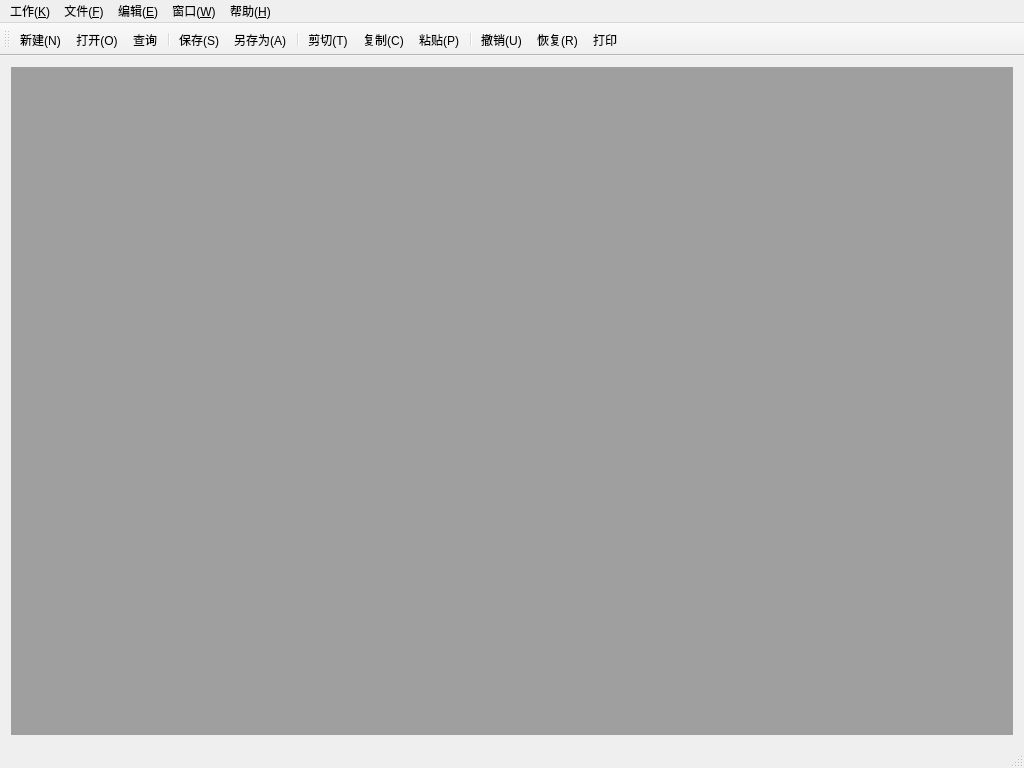
<?xml version="1.0" encoding="UTF-8"?>
<ui version="4.0">
 <class>MainWindow</class>
 <widget class="QMainWindow" name="MainWindow">
  <property name="geometry">
   <rect>
    <x>0</x>
    <y>0</y>
    <width>1024</width>
    <height>768</height>
   </rect>
  </property>
  <property name="windowTitle">
   <string>星达ERP</string>
  </property>
  <property name="windowIcon">
   <iconset resource="../myImage.qrc">
    <normaloff>:/myImage/images/Logo.jpg</normaloff>:/myImage/images/Logo.jpg</iconset>
  </property>
  <widget class="QWidget" name="centralWidget">
   <layout class="QGridLayout" name="gridLayout">
    <item row="0" column="0">
     <widget class="QMdiArea" name="mdiArea"/>
    </item>
   </layout>
  </widget>
  <widget class="QMenuBar" name="menuBar">
   <property name="geometry">
    <rect>
     <x>0</x>
     <y>0</y>
     <width>1024</width>
     <height>26</height>
    </rect>
   </property>
   <widget class="QMenu" name="menuF">
    <property name="title">
     <string>文件(&amp;F)</string>
    </property>
    <addaction name="actionNew"/>
    <addaction name="actionOpen"/>
    <addaction name="action_query"/>
    <addaction name="separator"/>
    <addaction name="actionSave"/>
    <addaction name="actionSaveAs"/>
    <addaction name="separator"/>
    <addaction name="actionExit"/>
    <addaction name="actionprint"/>
   </widget>
   <widget class="QMenu" name="menuE">
    <property name="title">
     <string>编辑(&amp;E)</string>
    </property>
    <addaction name="actionUndo"/>
    <addaction name="actionRedo"/>
    <addaction name="separator"/>
    <addaction name="actionCut"/>
    <addaction name="actionCopy"/>
    <addaction name="actionPaste"/>
   </widget>
   <widget class="QMenu" name="menuW">
    <property name="title">
     <string>窗口(&amp;W)</string>
    </property>
    <addaction name="actionClose"/>
    <addaction name="actionCloseAll"/>
    <addaction name="separator"/>
    <addaction name="actionTile"/>
    <addaction name="actionCascade"/>
    <addaction name="separator"/>
    <addaction name="actionNext"/>
    <addaction name="actionPrevious"/>
   </widget>
   <widget class="QMenu" name="menuH">
    <property name="title">
     <string>帮助(&amp;H)</string>
    </property>
    <addaction name="actionAbout"/>
   </widget>
   <widget class="QMenu" name="menuK">
    <property name="title">
     <string>工作(&amp;K)</string>
    </property>
    <widget class="QMenu" name="menu_SD">
     <property name="title">
      <string>销售</string>
     </property>
     <property name="icon">
      <iconset resource="../myImage.qrc">
       <normaloff>:/myImage/images/quote.ico</normaloff>:/myImage/images/quote.ico</iconset>
     </property>
     <widget class="QMenu" name="menu_2">
      <property name="title">
       <string>运输发货</string>
      </property>
      <property name="icon">
       <iconset resource="../myImage.qrc">
        <normaloff>:/myImage/images/logistics_32px.ico</normaloff>:/myImage/images/logistics_32px.ico</iconset>
      </property>
      <widget class="QMenu" name="menu_9">
       <property name="title">
        <string>发货清单</string>
       </property>
       <addaction name="actionDL"/>
       <addaction name="actionDR"/>
      </widget>
      <addaction name="menu_9"/>
      <addaction name="actionPK"/>
      <addaction name="actionTS"/>
      <addaction name="separator"/>
      <addaction name="actionWR"/>
     </widget>
     <addaction name="actionQuote"/>
     <addaction name="actionCheck"/>
     <addaction name="actionAdjust"/>
     <addaction name="separator"/>
     <addaction name="actionOrder"/>
     <addaction name="actionfp"/>
     <addaction name="menu_2"/>
    </widget>
    <widget class="QMenu" name="menu_QM">
     <property name="title">
      <string>质保</string>
     </property>
     <property name="icon">
      <iconset resource="../myImage.qrc">
       <normaloff>:/myImage/images/microscope.png</normaloff>:/myImage/images/microscope.png</iconset>
     </property>
     <widget class="QMenu" name="menu_6">
      <property name="title">
       <string>力学性能</string>
      </property>
      <addaction name="menu_UT"/>
      <addaction name="menu_PT"/>
      <addaction name="menu_MT"/>
      <addaction name="actionchongji"/>
      <addaction name="actionlasheng"/>
      <addaction name="actionyindu"/>
     </widget>
     <addaction name="actionPMI"/>
     <addaction name="menu_6"/>
     <addaction name="actionInspection"/>
    </widget>
    <widget class="QMenu" name="menu_WM">
     <property name="title">
      <string>仓库</string>
     </property>
     <property name="icon">
      <iconset resource="../myImage.qrc">
       <normaloff>:/myImage/images/warehouse.png</normaloff>:/myImage/images/warehouse.png</iconset>
     </property>
     <addaction name="actiongangcai_2"/>
     <addaction name="actionwujin_2"/>
     <addaction name="actionshebei"/>
    </widget>
    <widget class="QMenu" name="menu_PP">
     <property name="title">
      <string>生产</string>
     </property>
     <property name="icon">
      <iconset resource="../myImage.qrc">
       <normaloff>:/myImage/images/machine.png</normaloff>:/myImage/images/machine.png</iconset>
     </property>
     <widget class="QMenu" name="menu_3">
      <property name="title">
       <string>锻造</string>
      </property>
      <addaction name="action1T"/>
      <addaction name="action2T"/>
      <addaction name="actionyaji"/>
      <addaction name="actionwaixie"/>
      <addaction name="actionFgInput"/>
     </widget>
     <widget class="QMenu" name="menu_4">
      <property name="title">
       <string>机加工</string>
      </property>
      <property name="icon">
       <iconset resource="../myImage.qrc">
        <normaloff>:/myImage/images/robot_32px.png</normaloff>:/myImage/images/robot_32px.png</iconset>
      </property>
      <addaction name="actionjingong"/>
      <addaction name="actionjijiaweixie"/>
      <addaction name="actionMchInput"/>
     </widget>
     <addaction name="actionPlan"/>
     <addaction name="actionprepare"/>
     <addaction name="menu_3"/>
     <addaction name="actionHT"/>
     <addaction name="menu_4"/>
     <addaction name="separator"/>
     <addaction name="separator"/>
     <addaction name="actionScrap"/>
    </widget>
    <widget class="QMenu" name="menu_8">
     <property name="title">
      <string>技术</string>
     </property>
     <property name="icon">
      <iconset resource="../myImage.qrc">
       <normaloff>:/myImage/images/Drawing.png</normaloff>:/myImage/images/Drawing.png</iconset>
     </property>
     <addaction name="actiongongyi"/>
     <addaction name="actionjiagongtuzhi"/>
     <addaction name="actionbiaozhunguifan"/>
    </widget>
    <widget class="QMenu" name="menu_MM">
     <property name="title">
      <string>采购</string>
     </property>
     <property name="icon">
      <iconset resource="../myImage.qrc">
       <normaloff>:/myImage/images/buy.ico</normaloff>:/myImage/images/buy.ico</iconset>
     </property>
     <addaction name="actiongangcai"/>
     <addaction name="actionwujin"/>
     <addaction name="actiongys"/>
    </widget>
    <widget class="QMenu" name="menu_11">
     <property name="title">
      <string>查询报表</string>
     </property>
     <addaction name="actionorder"/>
     <addaction name="actionwaixie_2"/>
     <addaction name="actionsc"/>
     <addaction name="actionjindu"/>
    </widget>
    <widget class="QMenu" name="menu">
     <property name="title">
      <string>财务</string>
     </property>
     <property name="icon">
      <iconset resource="../myImage.qrc">
       <normaloff>:/myImage/images/finance.png</normaloff>:/myImage/images/finance.png</iconset>
     </property>
     <addaction name="actionYS"/>
    </widget>
    <addaction name="actionHomepage"/>
    <addaction name="separator"/>
    <addaction name="menu_SD"/>
    <addaction name="menu_PP"/>
    <addaction name="menu_QM"/>
    <addaction name="menu_MM"/>
    <addaction name="menu_WM"/>
    <addaction name="menu"/>
    <addaction name="menu_8"/>
    <addaction name="menu_11"/>
    <addaction name="actionziyuan"/>
   </widget>
   <addaction name="menuK"/>
   <addaction name="menuF"/>
   <addaction name="menuE"/>
   <addaction name="menuW"/>
   <addaction name="menuH"/>
  </widget>
  <widget class="QToolBar" name="toolBar">
   <attribute name="toolBarArea">
    <enum>TopToolBarArea</enum>
   </attribute>
   <attribute name="toolBarBreak">
    <bool>false</bool>
   </attribute>
   <addaction name="actionNew"/>
   <addaction name="actionOpen"/>
   <addaction name="action_query"/>
   <addaction name="separator"/>
   <addaction name="actionSave"/>
   <addaction name="actionSaveAs"/>
   <addaction name="separator"/>
   <addaction name="actionCut"/>
   <addaction name="actionCopy"/>
   <addaction name="actionPaste"/>
   <addaction name="separator"/>
   <addaction name="actionUndo"/>
   <addaction name="actionRedo"/>
   <addaction name="actionprint"/>
  </widget>
  <widget class="QStatusBar" name="statusBar"/>
  <action name="actionNew">
   <property name="icon">
    <iconset resource="../myImage.qrc">
     <normaloff>:/myImage/images/new.png</normaloff>:/myImage/images/new.png</iconset>
   </property>
   <property name="text">
    <string>新建(&amp;N)</string>
   </property>
   <property name="toolTip">
    <string>新建</string>
   </property>
   <property name="shortcut">
    <string>Ctrl+N</string>
   </property>
  </action>
  <action name="actionOpen">
   <property name="icon">
    <iconset resource="../myImage.qrc">
     <normaloff>:/myImage/images/open.ico</normaloff>:/myImage/images/open.ico</iconset>
   </property>
   <property name="text">
    <string>打开(&amp;O)...</string>
   </property>
   <property name="toolTip">
    <string>打开</string>
   </property>
   <property name="shortcut">
    <string>Ctrl+O</string>
   </property>
  </action>
  <action name="actionSave">
   <property name="icon">
    <iconset resource="../myImage.qrc">
     <normaloff>:/myImage/images/save.ico</normaloff>:/myImage/images/save.ico</iconset>
   </property>
   <property name="text">
    <string>保存(&amp;S)</string>
   </property>
   <property name="toolTip">
    <string>保存</string>
   </property>
   <property name="shortcut">
    <string>Ctrl+S</string>
   </property>
  </action>
  <action name="actionSaveAs">
   <property name="icon">
    <iconset resource="../myImage.qrc">
     <normaloff>:/myImage/images/saveAs.png</normaloff>:/myImage/images/saveAs.png</iconset>
   </property>
   <property name="text">
    <string>另存为(&amp;A)...</string>
   </property>
   <property name="toolTip">
    <string>另存为</string>
   </property>
  </action>
  <action name="actionExit">
   <property name="icon">
    <iconset resource="../myImage.qrc">
     <normaloff>:/myImage/images/exit.png</normaloff>:/myImage/images/exit.png</iconset>
   </property>
   <property name="text">
    <string>退出(&amp;X)</string>
   </property>
   <property name="toolTip">
    <string>退出</string>
   </property>
  </action>
  <action name="actionUndo">
   <property name="icon">
    <iconset resource="../myImage.qrc">
     <normaloff>:/myImage/images/undo.png</normaloff>:/myImage/images/undo.png</iconset>
   </property>
   <property name="text">
    <string>撤销(&amp;U)</string>
   </property>
   <property name="toolTip">
    <string>撤销</string>
   </property>
   <property name="shortcut">
    <string>Ctrl+Z</string>
   </property>
  </action>
  <action name="actionRedo">
   <property name="icon">
    <iconset resource="../myImage.qrc">
     <normaloff>:/myImage/images/redo.png</normaloff>:/myImage/images/redo.png</iconset>
   </property>
   <property name="text">
    <string>恢复(&amp;R)</string>
   </property>
   <property name="toolTip">
    <string>恢复</string>
   </property>
   <property name="shortcut">
    <string>Ctrl+Y</string>
   </property>
  </action>
  <action name="actionCut">
   <property name="icon">
    <iconset resource="../myImage.qrc">
     <normaloff>:/myImage/images/cut.png</normaloff>:/myImage/images/cut.png</iconset>
   </property>
   <property name="text">
    <string>剪切(&amp;T)</string>
   </property>
   <property name="toolTip">
    <string>剪切</string>
   </property>
   <property name="shortcut">
    <string>Ctrl+X</string>
   </property>
  </action>
  <action name="actionCopy">
   <property name="icon">
    <iconset resource="../myImage.qrc">
     <normaloff>:/myImage/images/copy.png</normaloff>:/myImage/images/copy.png</iconset>
   </property>
   <property name="text">
    <string>复制(&amp;C)</string>
   </property>
   <property name="toolTip">
    <string>复制</string>
   </property>
   <property name="shortcut">
    <string>Ctrl+C</string>
   </property>
  </action>
  <action name="actionPaste">
   <property name="icon">
    <iconset resource="../myImage.qrc">
     <normaloff>:/myImage/images/paste.png</normaloff>:/myImage/images/paste.png</iconset>
   </property>
   <property name="text">
    <string>粘贴(&amp;P)</string>
   </property>
   <property name="toolTip">
    <string>粘贴</string>
   </property>
   <property name="shortcut">
    <string>Ctrl+V</string>
   </property>
  </action>
  <action name="actionClose">
   <property name="text">
    <string>关闭(&amp;O)</string>
   </property>
   <property name="toolTip">
    <string>关闭</string>
   </property>
  </action>
  <action name="actionCloseAll">
   <property name="text">
    <string>关闭所有窗口(&amp;A)</string>
   </property>
   <property name="toolTip">
    <string>关闭所有窗口</string>
   </property>
  </action>
  <action name="actionTile">
   <property name="text">
    <string>平铺(&amp;T)</string>
   </property>
   <property name="toolTip">
    <string>平铺</string>
   </property>
  </action>
  <action name="actionCascade">
   <property name="text">
    <string>层叠(&amp;C)</string>
   </property>
   <property name="toolTip">
    <string>层叠</string>
   </property>
  </action>
  <action name="actionNext">
   <property name="icon">
    <iconset resource="../myImage.qrc">
     <normaloff>:/myImage/images/next.png</normaloff>:/myImage/images/next.png</iconset>
   </property>
   <property name="text">
    <string>下一个(&amp;X)</string>
   </property>
   <property name="toolTip">
    <string>下一个</string>
   </property>
   <property name="shortcut">
    <string>Ctrl+Tab</string>
   </property>
  </action>
  <action name="actionPrevious">
   <property name="icon">
    <iconset resource="../myImage.qrc">
     <normaloff>:/myImage/images/previous.png</normaloff>:/myImage/images/previous.png</iconset>
   </property>
   <property name="text">
    <string>前一个(&amp;V)</string>
   </property>
   <property name="toolTip">
    <string>前一个</string>
   </property>
   <property name="shortcut">
    <string>Ctrl+Shift+Backtab</string>
   </property>
  </action>
  <action name="actionAbout">
   <property name="icon">
    <iconset resource="../myImage.qrc">
     <normaloff>:/myImage/images/about.png</normaloff>:/myImage/images/about.png</iconset>
   </property>
   <property name="text">
    <string>关于ERP(&amp;A)</string>
   </property>
   <property name="toolTip">
    <string>关于</string>
   </property>
  </action>
  <action name="actionAboutQt">
   <property name="text">
    <string>关于星达ERP(&amp;Q)</string>
   </property>
   <property name="toolTip">
    <string>关于ERP</string>
   </property>
  </action>
  <action name="actionHomepage">
   <property name="icon">
    <iconset resource="../myImage.qrc">
     <normaloff>:/myImage/images/Logo_2.jpg</normaloff>:/myImage/images/Logo_2.jpg</iconset>
   </property>
   <property name="text">
    <string>首页</string>
   </property>
  </action>
  <action name="actionQuote">
   <property name="icon">
    <iconset resource="../myImage.qrc">
     <normaloff>:/myImage/images/Sales.png</normaloff>:/myImage/images/Sales.png</iconset>
   </property>
   <property name="text">
    <string>报价</string>
   </property>
  </action>
  <action name="actionCheck">
   <property name="icon">
    <iconset resource="../myImage.qrc">
     <normaloff>:/myImage/images/check.png</normaloff>:/myImage/images/check.png</iconset>
   </property>
   <property name="text">
    <string>审核</string>
   </property>
  </action>
  <action name="actionOrder">
   <property name="icon">
    <iconset resource="../myImage.qrc">
     <normaloff>:/myImage/images/order.ico</normaloff>:/myImage/images/order.ico</iconset>
   </property>
   <property name="text">
    <string>订单</string>
   </property>
  </action>
  <action name="actionprint">
   <property name="icon">
    <iconset resource="../myImage.qrc">
     <normaloff>:/myImage/images/print.png</normaloff>:/myImage/images/print.png</iconset>
   </property>
   <property name="text">
    <string>打印</string>
   </property>
  </action>
  <action name="action_query">
   <property name="icon">
    <iconset resource="../myImage.qrc">
     <normaloff>:/myImage/images/file_manager.png</normaloff>:/myImage/images/file_manager.png</iconset>
   </property>
   <property name="text">
    <string>查询</string>
   </property>
  </action>
  <action name="actionAdjust">
   <property name="icon">
    <iconset resource="../myImage.qrc">
     <normaloff>:/myImage/images/adjust.png</normaloff>:/myImage/images/adjust.png</iconset>
   </property>
   <property name="text">
    <string>调价</string>
   </property>
  </action>
  <action name="actionPlan">
   <property name="text">
    <string>计划排产</string>
   </property>
  </action>
  <action name="actionprepare">
   <property name="text">
    <string>备料</string>
   </property>
  </action>
  <action name="actionHT">
   <property name="icon">
    <iconset resource="../myImage.qrc">
     <normaloff>:/myImage/images/hot_32px.png</normaloff>:/myImage/images/hot_32px.png</iconset>
   </property>
   <property name="text">
    <string>热处理</string>
   </property>
  </action>
  <action name="action1T">
   <property name="text">
    <string>1T</string>
   </property>
  </action>
  <action name="action2T">
   <property name="text">
    <string>2T</string>
   </property>
  </action>
  <action name="actionyaji">
   <property name="text">
    <string>压机</string>
   </property>
  </action>
  <action name="actionwaixie">
   <property name="text">
    <string>锻造外协</string>
   </property>
  </action>
  <action name="actionjingong">
   <property name="text">
    <string>金工车间</string>
   </property>
  </action>
  <action name="actionjijiaweixie">
   <property name="text">
    <string>机加外协</string>
   </property>
  </action>
  <action name="menu_UT">
   <property name="text">
    <string>UT</string>
   </property>
  </action>
  <action name="menu_PT">
   <property name="text">
    <string>PT</string>
   </property>
  </action>
  <action name="menu_MT">
   <property name="text">
    <string>MT</string>
   </property>
  </action>
  <action name="actionchongji">
   <property name="text">
    <string>冲击</string>
   </property>
  </action>
  <action name="actionlasheng">
   <property name="text">
    <string>拉伸</string>
   </property>
  </action>
  <action name="actionyindu">
   <property name="text">
    <string>硬度</string>
   </property>
  </action>
  <action name="actionInspection">
   <property name="text">
    <string>出厂检验</string>
   </property>
  </action>
  <action name="actionPMI">
   <property name="text">
    <string>PMI</string>
   </property>
  </action>
  <action name="actiongongyi">
   <property name="text">
    <string>工艺流程</string>
   </property>
  </action>
  <action name="actionjiagongtuzhi">
   <property name="text">
    <string>加工图纸</string>
   </property>
  </action>
  <action name="actionbiaozhunguifan">
   <property name="text">
    <string>标准规范</string>
   </property>
  </action>
  <action name="actiongangcai">
   <property name="text">
    <string>钢材</string>
   </property>
  </action>
  <action name="actionwujin">
   <property name="text">
    <string>五金</string>
   </property>
  </action>
  <action name="actiongangcai_2">
   <property name="text">
    <string>钢材台账</string>
   </property>
  </action>
  <action name="actionwujin_2">
   <property name="text">
    <string>五金台账</string>
   </property>
  </action>
  <action name="actionshebei">
   <property name="text">
    <string>设备台账</string>
   </property>
  </action>
  <action name="actionziyuan">
   <property name="text">
    <string>人力资源</string>
   </property>
  </action>
  <action name="actionorder">
   <property name="text">
    <string>合同报表</string>
   </property>
  </action>
  <action name="actionwaixie_2">
   <property name="text">
    <string>外协报表</string>
   </property>
  </action>
  <action name="actionsc">
   <property name="text">
    <string>生产报表</string>
   </property>
  </action>
  <action name="actionScrap">
   <property name="text">
    <string>报废</string>
   </property>
  </action>
  <action name="actionjindu">
   <property name="text">
    <string>生产进度</string>
   </property>
  </action>
  <action name="actionFgInput">
   <property name="icon">
    <iconset resource="../myImage.qrc">
     <normaloff>:/myImage/images/enter_32px.png</normaloff>:/myImage/images/enter_32px.png</iconset>
   </property>
   <property name="text">
    <string>锻造进度录入</string>
   </property>
  </action>
  <action name="action1">
   <property name="text">
    <string>1</string>
   </property>
  </action>
  <action name="actionMchInput">
   <property name="text">
    <string>机加进度录入</string>
   </property>
  </action>
  <action name="actionWarranty">
   <property name="text">
    <string>质保书</string>
   </property>
  </action>
  <action name="actionTransport">
   <property name="text">
    <string>物流记录</string>
   </property>
  </action>
  <action name="actionPacking">
   <property name="text">
    <string>包装运输</string>
   </property>
  </action>
  <action name="actionDeliveryList">
   <property name="text">
    <string>新增</string>
   </property>
  </action>
  <action name="actionDeliveryRevise">
   <property name="text">
    <string>修改</string>
   </property>
  </action>
  <action name="actionYS">
   <property name="text">
    <string>应收账款</string>
   </property>
  </action>
  <action name="actionfp">
   <property name="text">
    <string>发票</string>
   </property>
  </action>
  <action name="actiongys">
   <property name="text">
    <string>供应商管理</string>
   </property>
  </action>
  <action name="actionTS">
   <property name="text">
    <string>物流记录</string>
   </property>
  </action>
  <action name="actionWR">
   <property name="text">
    <string>质保书</string>
   </property>
  </action>
  <action name="actionPK">
   <property name="text">
    <string>包装运输</string>
   </property>
  </action>
  <action name="actionDL">
   <property name="text">
    <string>新建</string>
   </property>
  </action>
  <action name="actionDR">
   <property name="text">
    <string>修改</string>
   </property>
  </action>
 </widget>
 <layoutdefault spacing="6" margin="11"/>
 <resources>
  <include location="../myImage.qrc"/>
 </resources>
 <connections/>
</ui>
